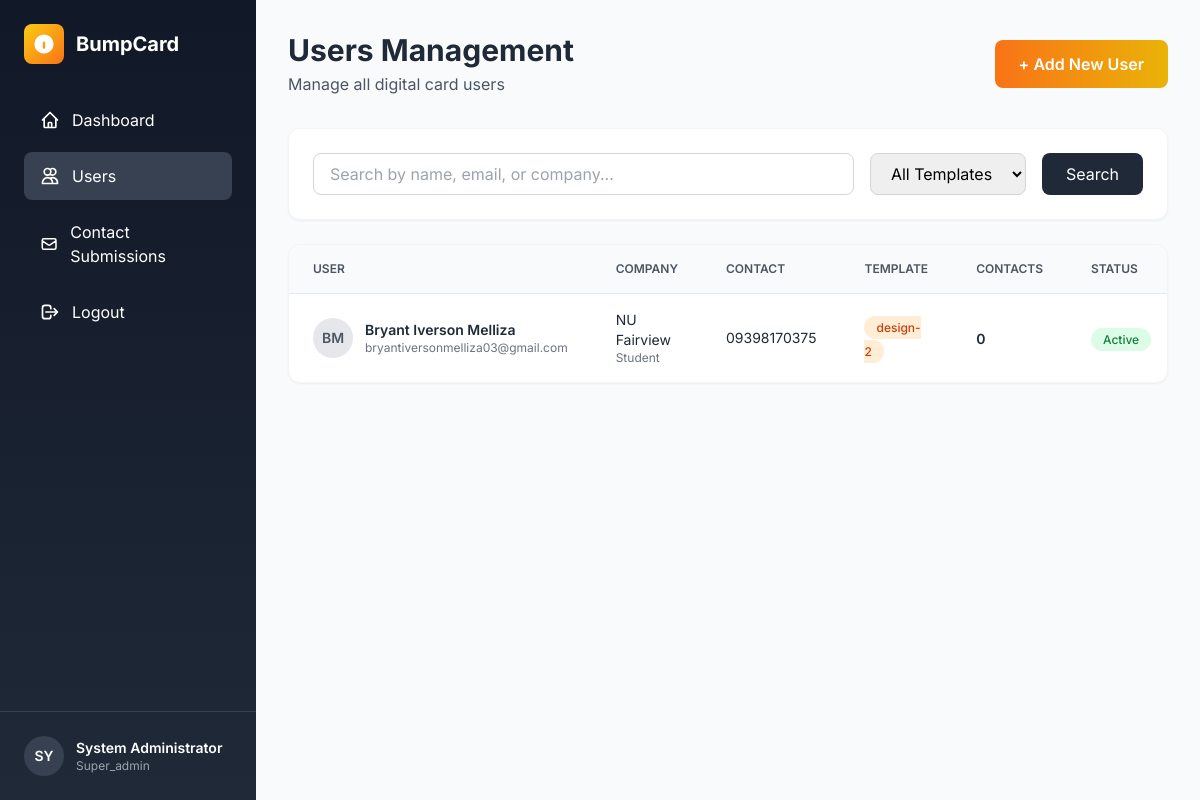
The app's page /admin/users.php (signed in) with its own data.
### tables this page shows
CREATE TABLE `users` (
  `id` int(11) NOT NULL,
  `digitalcard_id` varchar(50) DEFAULT NULL,
  `agent_id` int(11) DEFAULT NULL,
  `firstname` varchar(50) NOT NULL,
  `lastname` varchar(50) NOT NULL,
  `company` varchar(100) DEFAULT NULL,
  `position` varchar(100) DEFAULT NULL,
  `company_logo` varchar(255) DEFAULT NULL,
  `location` text DEFAULT NULL,
  `referral_code` varchar(50) DEFAULT NULL,
  `referred_by` int(11) DEFAULT NULL,
  `referral_count` int(11) DEFAULT 0,
  `address` text DEFAULT NULL,
  `mobile` varchar(20) DEFAULT NULL,
  `mobile1` varchar(20) DEFAULT NULL,
  `mobile2` varchar(20) DEFAULT NULL,
  `email` varchar(100) DEFAULT NULL,
  `photo` varchar(255) DEFAULT NULL,
  `banner` varchar(255) DEFAULT NULL,
  `design_template` enum('design-1','design-2') DEFAULT 'design-1',
  `status` tinyint(1) DEFAULT 1,
  `created_at` timestamp NOT NULL DEFAULT current_timestamp(),
  `updated_at` timestamp NOT NULL DEFAULT current_timestamp() ON UPDATE current_timestamp()
);

### admin/users.php (the view, shortened to what this page needs)
<?php
$db = getDB();
$search = $_GET['search'] ?? '';
$filter = $_GET['filter'] ?? 'all';
$sql = "SELECT u.*,
        (SELECT COUNT(*) FROM contact_submissions WHERE user_id = u.id) as total_contacts
        FROM users u
        WHERE 1=1";
$sql .= " ORDER BY u.created_at DESC";
$stmt = $db->prepare($sql);
if (!empty($search) && $filter !== 'all') {
    $searchTerm = "%$search%";
    $stmt->execute([$searchTerm, $searchTerm, $searchTerm, $searchTerm, $filter]);
} elseif (!empty($search)) {
    $searchTerm = "%$search%";
    $stmt->execute([$searchTerm, $searchTerm, $searchTerm, $searchTerm]);
} elseif ($filter !== 'all') {
    $stmt->execute([$filter]);
} else {
    $stmt->execute();
}
$users = $stmt->fetchAll();
?>
<!DOCTYPE html>
<html lang="en">
<head>
    <script src="https://cdn.tailwindcss.com"></script>
</head>
<body class="bg-gray-50">
    <?php include 'includes/sidebar.php'; ?>
    <div class="ml-64 p-8">
        <div class="mb-8 flex items-center justify-between">
            <div>
                <h1 class="text-3xl font-bold text-gray-800">Users Management</h1>
                <p class="text-gray-600 mt-1">Manage all digital card users</p>
            </div>
            <a href="user_edit.php" class="px-6 py-3 bg-gradient-to-r from-orange-500 to-yellow-500 text-white font-semibold rounded-lg hover:from-orange-600 hover:to-yellow-600 transition">
                + Add New User
            </a>
        </div>
        <div class="bg-white rounded-xl shadow-sm border border-gray-100 p-6 mb-6">
            <form method="GET" class="flex gap-4">
                <div class="flex-1">
                    <input
                        type="text"
                        name="search"
                        placeholder="Search by name, email, or company..."
                        value="<?php echo htmlspecialchars($search); ?>"
                        class="w-full px-4 py-2 border border-gray-300 rounded-lg focus:outline-none focus:ring-2 focus:ring-orange-500"
                    >
                </div>
                <select name="filter" class="px-4 py-2 border border-gray-300 rounded-lg focus:outline-none focus:ring-2 focus:ring-orange-500">
                    <option value="all" <?php echo $filter === 'all' ? 'selected' : ''; ?>>All Templates</option>
                </select>
                <button type="submit" class="px-6 py-2 bg-gray-800 text-white rounded-lg hover:bg-gray-900 transition">
                    Search
                </button>
            </form>
        </div>
        <div class="bg-white rounded-xl shadow-sm border border-gray-100 overflow-hidden">
            <div class="overflow-x-auto">
                <table class="w-full">
                    <thead class="bg-gray-50 border-b border-gray-200">
                        <tr>
                            <th class="px-6 py-4 text-left text-xs font-semibold text-gray-600 uppercase">User</th>
                            <th class="px-6 py-4 text-left text-xs font-semibold text-gray-600 uppercase">Company</th>
                            <th class="px-6 py-4 text-left text-xs font-semibold text-gray-600 uppercase">Contact</th>
                            <th class="px-6 py-4 text-left text-xs font-semibold text-gray-600 uppercase">Template</th>
                            <th class="px-6 py-4 text-left text-xs font-semibold text-gray-600 uppercase">Contacts</th>
                            <th class="px-6 py-4 text-left text-xs font-semibold text-gray-600 uppercase">Status</th>
                        </tr>
                    </thead>
                    <tbody class="divide-y divide-gray-200">
                        <?php foreach ($users as $user): ?>
                        <tr class="hover:bg-gray-50 transition">
                            <td class="px-6 py-4">
                                <div class="flex items-center space-x-3">
                                    <div class="w-10 h-10 bg-gray-200 rounded-full flex items-center justify-center">
                                        <span class="text-sm font-semibold text-gray-600">
                                            <?php echo strtoupper(substr($user['firstname'], 0, 1) . substr($user['lastname'], 0, 1)); ?>
                                        </span>
                                    </div>
                                    <div>
                                        <p class="text-sm font-semibold text-gray-800">
                                            <?php echo htmlspecialchars($user['firstname'] . ' ' . $user['lastname']); ?>
                                        </p>
                                        <p class="text-xs text-gray-500"><?php echo htmlspecialchars($user['email']); ?></p>
                                    </div>
                                </div>
                            </td>
                            <td class="px-6 py-4">
                                <p class="text-sm text-gray-800"><?php echo htmlspecialchars($user['company']); ?></p>
                                <p class="text-xs text-gray-500"><?php echo htmlspecialchars($user['position']); ?></p>
                            </td>
                            <td class="px-6 py-4">
                                <p class="text-sm text-gray-800"><?php echo htmlspecialchars($user['mobile']); ?></p>
                            </td>
                            <td class="px-6 py-4">
                                <span class="px-3 py-1 text-xs font-medium rounded-full <?php echo $user['design_template'] === 'design-1' ? 'bg-purple-100 text-purple-700' : 'bg-orange-100 text-orange-700'; ?>">
                                    <?php echo $user['design_template']; ?>
                                </span>
                            </td>
                            <td class="px-6 py-4">
                                <span class="text-sm font-semibold text-gray-800"><?php echo $user['total_contacts']; ?></span>
                            </td>
                            <td class="px-6 py-4">
                                <span class="px-3 py-1 text-xs font-medium rounded-full <?php echo $user['status'] ? 'bg-green-100 text-green-700' : 'bg-red-100 text-red-700'; ?>">
                                    <?php echo $user['status'] ? 'Active' : 'Inactive'; ?>
                                </span>
                            </td>
                        </tr>
                        <?php endforeach; ?>
                    </tbody>
                </table>
            </div>
        </div>
    </div>
</body>
</html>

### admin/includes/sidebar.php
<div class="fixed inset-y-0 left-0 w-64 bg-gradient-to-b from-gray-900 to-gray-800 text-white z-50">
    <div class="p-6">
        <div class="flex items-center space-x-3 mb-8">
            <div class="w-10 h-10 bg-gradient-to-br from-yellow-400 to-orange-500 rounded-lg flex items-center justify-center">
                <svg class="w-6 h-6" fill="currentColor" viewBox="0 0 20 20">
                    <path d="M10 2a8 8 0 100 16 8 8 0 000-16zM9 9a1 1 0 012 0v4a1 1 0 11-2 0V9zm1-5a1 1 0 100 2 1 1 0 000-2z"/>
                </svg>
            </div>
            <span class="text-xl font-bold">BumpCard</span>
        </div>
        <nav class="space-y-2">
            <a href="dashboard.php" class="flex items-center space-x-3 px-4 py-3 <?php echo basename($_SERVER['PHP_SELF']) === 'dashboard.php' ? 'bg-gray-700' : 'hover:bg-gray-700'; ?> rounded-lg transition">
                <svg class="w-5 h-5" fill="none" stroke="currentColor" viewBox="0 0 24 24">
                    <path stroke-linecap="round" stroke-linejoin="round" stroke-width="2" d="M3 12l2-2m0 0l7-7 7 7M5 10v10a1 1 0 001 1h3m10-11l2 2m-2-2v10a1 1 0 01-1 1h-3m-6 0a1 1 0 001-1v-4a1 1 0 011-1h2a1 1 0 011 1v4a1 1 0 001 1m-6 0h6"/>
                </svg>
                <span>Dashboard</span>
            </a>
            <a href="users.php" class="flex items-center space-x-3 px-4 py-3 <?php echo basename($_SERVER['PHP_SELF']) === 'users.php' || basename($_SERVER['PHP_SELF']) === 'user_edit.php' ? 'bg-gray-700' : 'hover:bg-gray-700'; ?> rounded-lg transition">
                <svg class="w-5 h-5" fill="none" stroke="currentColor" viewBox="0 0 24 24">
                    <path stroke-linecap="round" stroke-linejoin="round" stroke-width="2" d="M12 4.354a4 4 0 110 5.292M15 21H3v-1a6 6 0 0112 0v1zm0 0h6v-1a6 6 0 00-9-5.197M13 7a4 4 0 11-8 0 4 4 0 018 0z"/>
                </svg>
                <span>Users</span>
            </a>
            <a href="contacts.php" class="flex items-center space-x-3 px-4 py-3 <?php echo basename($_SERVER['PHP_SELF']) === 'contacts.php' ? 'bg-gray-700' : 'hover:bg-gray-700'; ?> rounded-lg transition">
                <svg class="w-5 h-5" fill="none" stroke="currentColor" viewBox="0 0 24 24">
                    <path stroke-linecap="round" stroke-linejoin="round" stroke-width="2" d="M3 8l7.89 5.26a2 2 0 002.22 0L21 8M5 19h14a2 2 0 002-2V7a2 2 0 00-2-2H5a2 2 0 00-2 2v10a2 2 0 002 2z"/>
                </svg>
                <span>Contact Submissions</span>
            </a>
            <a href="logout.php" class="flex items-center space-x-3 px-4 py-3 hover:bg-gray-700 rounded-lg transition">
                <svg class="w-5 h-5" fill="none" stroke="currentColor" viewBox="0 0 24 24">
                    <path stroke-linecap="round" stroke-linejoin="round" stroke-width="2" d="M17 16l4-4m0 0l-4-4m4 4H7m6 4v1a3 3 0 01-3 3H6a3 3 0 01-3-3V7a3 3 0 013-3h4a3 3 0 013 3v1"/>
                </svg>
                <span>Logout</span>
            </a>
        </nav>
    </div>
    <div class="absolute bottom-0 left-0 right-0 p-6 border-t border-gray-700">
        <div class="flex items-center space-x-3">
            <div class="w-10 h-10 bg-gray-700 rounded-full flex items-center justify-center">
                <span class="text-sm font-semibold"><?php echo strtoupper(substr($_SESSION['admin_name'], 0, 2)); ?></span>
            </div>
            <div class="flex-1">
                <p class="text-sm font-semibold"><?php echo htmlspecialchars($_SESSION['admin_name']); ?></p>
                <p class="text-xs text-gray-400"><?php echo ucfirst($_SESSION['admin_role']); ?></p>
            </div>
        </div>
    </div>
</div>

### admin/users.php (style rules this page uses)
body { font-family: 'Inter', sans-serif; }

### records on screen
users: firstname+lastname "BM", firstname+lastname "Bryant Iverson Melliza", email "bryantiversonmelliza03@gmail.com", company "NU Fairview", position "Student", mobile "09398170375", design_template "design-2", total_contacts "0", status "Active"

### other values on screen
substr($_SESSION['admin_name'], 0, 2) "SY"
$_SESSION['admin_name'] "System Administrator"
$_SESSION['admin_role'] "Super_admin"
